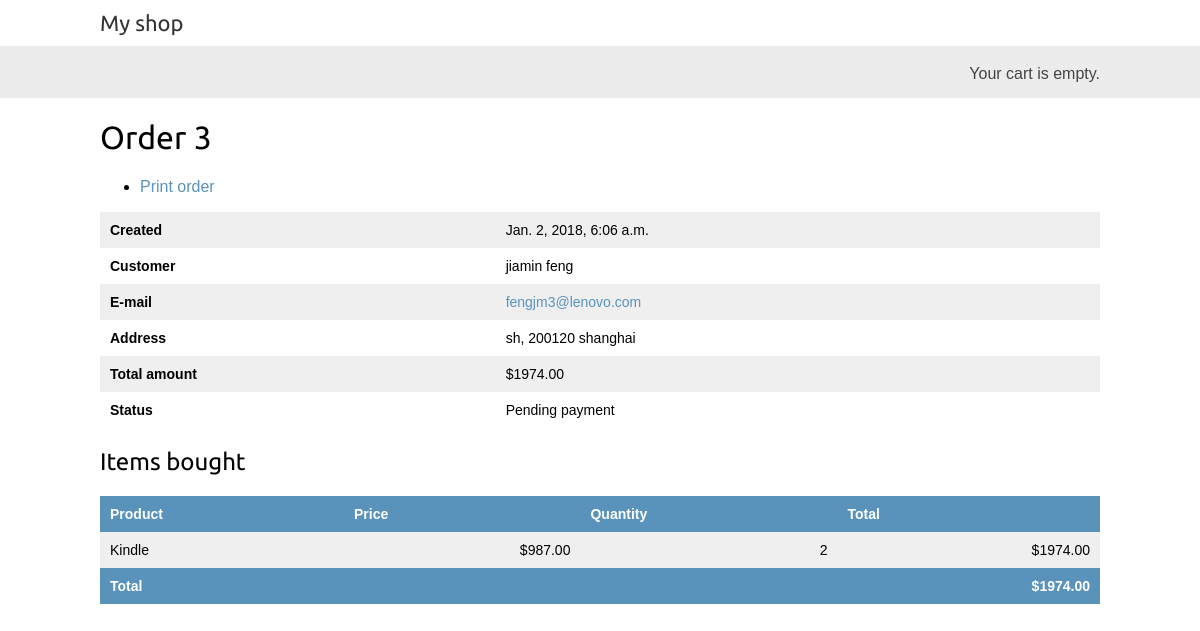
Screenshot of /order/admin/order/3/ with the database file from the repository.
### orders/models.py (models this page shows, shortened)
class Order(models.Model):
    first_name = models.CharField(max_length=50)
    last_name = models.CharField(max_length=50)
    email = models.EmailField()
    address = models.CharField(max_length=250)
    postal_code = models.CharField(max_length=20)
    city = models.CharField(max_length=100)
    created = models.DateTimeField(auto_now_add=True)
    updated = models.DateTimeField(auto_now=True)
    paid = models.BooleanField(default=False)
    coupon = models.ForeignKey(Coupon,related_name='orders',null=True,blank=True)
    discount = models.IntegerField(default=0,validators=[MinValueValidator(0),MaxValueValidator(100)])
    class Meta:
        ordering = ('-created',)
    def get_total_cost(self):
        total_cost = sum(item.get_cost() for item in self.items.all())
        return total_cost - total_cost * (self.discount/Decimal('100'))

class OrderItem(models.Model):
    order = models.ForeignKey(Order,related_name='items')
    product = models.ForeignKey(Product,related_name='order_items')
    price = models.DecimalField(max_digits=10,decimal_places=2)
    quantity = models.PositiveIntegerField(default=1)
    def get_cost(self):
        return self.quantity * self.price

### shop/models.py (models this page shows, shortened)
class Product(models.Model):
    category = models.ForeignKey(Category,related_name='products')
    name = models.CharField(max_length=200,db_index=True)
    slug = models.SlugField(max_length=200,db_index=True)
    image = models.ImageField(upload_to="products/%Y/%m/%d",blank=True)
    description = models.TextField(blank=True)
    price = models.DecimalField(max_digits=10,decimal_places=2)
    stock = models.PositiveIntegerField()
    available = models.BooleanField(default=True)
    created = models.DateTimeField(auto_now_add=True)
    updated = models.DateTimeField(auto_now=True)
    class Meta:
        ordering = ('name',)
        index_together = (('id','slug'),)

### orders/views.py (the view)
# urls.py: url(r'^admin/order/(?P<order_id>\d+)/$',views.admin_order_detail,name='admin_order_detail'),
def admin_order_detail(request,order_id):
    order = get_object_or_404(Order,id=order_id)
    return render(request,'admin/orders/order/detail.html',{'order':order})

### cart/cart.py (called while the page is built)
    def __len__(self):
        return sum(item['quantity'] for item in self.cart.values())

### cart/context_processors.py (called while the page is built)
def cart(request):
    return {'cart':Cart(request)}

### orders/templates/admin/orders/order/detail.html (shortened to what this page needs)
{% extends "shop/base.html" %}
{% load static %}
{% block content %}
    <h1>Order {{ order.id }}</h1>
    <ul class="object-tools">
        <li>
            <a href="#" onclick="window.print();">Print order</a>
        </li>
    </ul>
    <table>
        <tr>
            <th>Created</th>
            <td>{{ order.created }}</td>
        </tr>
        <tr>
            <th>Customer</th>
            <td>{{ order.first_name }} {{ order.last_name }}</td>
        </tr>
        <tr>
            <th>E-mail</th>
            <td><a href="mailto:{{ order.email }}">{{ order.email }}</a></td>
        </tr>
        <tr>
            <th>Address</th>
            <td>{{ order.address }}, {{ order.postal_code }} {{ order.city}}</td>
        </tr>
        <tr>
            <th>Total amount</th>
            <td>${{ order.get_total_cost }}</td>
        </tr>
        <tr>
            <th>Status</th>
            <td>{% if order.paid %}Paid{% else %}Pending payment{% endif %}</td>
        </tr>
    </table>
    <div class="module">
        <div class="tabular inline-related last-related">
            <table>
                <h2>Items bought</h2>
                <thead>
                    <tr>
                        <th>Product</th>
                        <th>Price</th>
                        <th>Quantity</th>
                        <th>Total</th>
                    </tr>
                </thead>
                <tbody>
                    {% for item in order.items.all %}
                    <tr class="row{% cycle "1" "2" %}">
                        <td>{{ item.product.name }}</td>
                        <td class="num">${{ item.price }}</td>
                        <td class="num">{{ item.quantity }}</td>
                        <td class="num">${{ item.get_cost }}</td>
                    </tr>
                    {% endfor %}
                    <tr class="total">
                        <td colspan="3">Total</td>
                        <td class="num">${{ order.get_total_cost }}</td>
                    </tr>
                </tbody>
            </table>
        </div>
    </div>
{% endblock %}

### shop/static/css/base.css (style rules this page uses)
body { margin:0; padding:0; font-family:helvetica, sans-serif; }
h1, h2, h3, h4, h5 , h6 { font-family: 'Ubuntu', sans-serif; font-weight:normal; }
a { text-decoration:none; color:#5993bb; }
table { width:100%; border-spacing:0; border-collapse: collapse; }
table th, table td { text-align:left; font-size:14px; padding:10px; margin:0; }
tbody tr:nth-child(odd) { background:#efefef; }
thead th, tbody tr.total { background:#5993bb; color:#fff; font-weight:bold; }
tbody td.num { text-align:right; }

### rows the page displays
Order: id "3", created "Jan. 2, 2018, 6:06 a.m.", first_name "jiamin", last_name "feng", email "fengjm3@lenovo.com", address "sh", postal_code "200120", city "shanghai", get_total_cost "1974.00"
OrderItem: product.name "Kindle", price "987.00", quantity "2", get_cost "1974.00"
